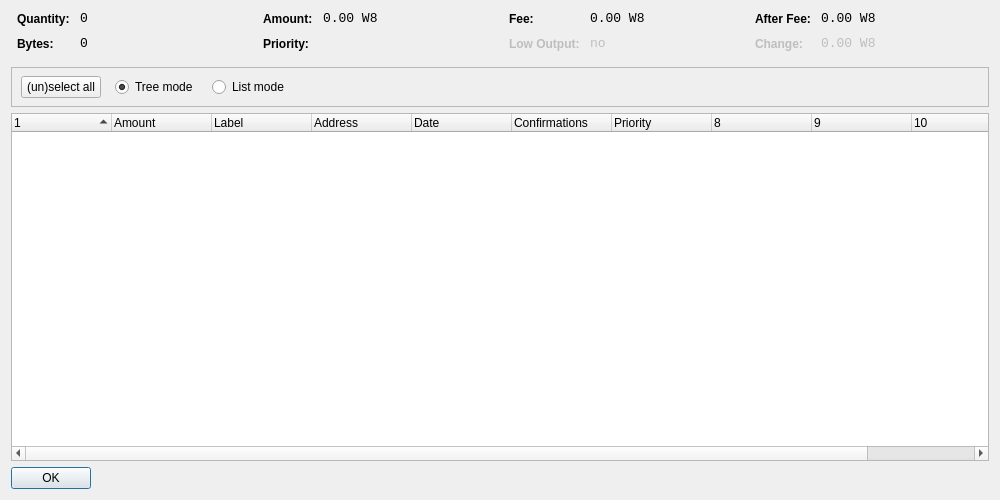
<?xml version="1.0" encoding="UTF-8"?>
<ui version="4.0">
 <class>CoinControlDialog</class>
 <widget class="QDialog" name="CoinControlDialog">
  <property name="geometry">
   <rect>
    <x>0</x>
    <y>0</y>
    <width>1000</width>
    <height>500</height>
   </rect>
  </property>
  <property name="windowTitle">
   <string>Coin Control</string>
  </property>
  <layout class="QVBoxLayout" name="verticalLayout">
   <item>
    <layout class="QHBoxLayout" name="horizontalLayoutTop" stretch="0,0,0,0">
     <property name="topMargin">
      <number>0</number>
     </property>
     <property name="bottomMargin">
      <number>10</number>
     </property>
     <item>
      <layout class="QFormLayout" name="formLayoutCoinControl1">
       <property name="horizontalSpacing">
        <number>10</number>
       </property>
       <property name="verticalSpacing">
        <number>10</number>
       </property>
       <property name="leftMargin">
        <number>6</number>
       </property>
       <property name="rightMargin">
        <number>6</number>
       </property>
       <item row="0" column="0">
        <widget class="QLabel" name="labelCoinControlQuantityText">
         <property name="styleSheet">
          <string notr="true">font-weight:bold;</string>
         </property>
         <property name="text">
          <string>Quantity:</string>
         </property>
        </widget>
       </item>
       <item row="0" column="1">
        <widget class="QLabel" name="labelCoinControlQuantity">
         <property name="font">
          <font>
           <family>Monospace</family>
           <pointsize>10</pointsize>
          </font>
         </property>
         <property name="cursor">
          <cursorShape>IBeamCursor</cursorShape>
         </property>
         <property name="contextMenuPolicy">
          <enum>Qt::ActionsContextMenu</enum>
         </property>
         <property name="text">
          <string notr="true">0</string>
         </property>
         <property name="textInteractionFlags">
          <set>Qt::LinksAccessibleByMouse|Qt::TextSelectableByKeyboard|Qt::TextSelectableByMouse</set>
         </property>
        </widget>
       </item>
       <item row="1" column="0">
        <widget class="QLabel" name="labelCoinControlBytesText">
         <property name="styleSheet">
          <string notr="true">font-weight:bold;</string>
         </property>
         <property name="text">
          <string>Bytes:</string>
         </property>
        </widget>
       </item>
       <item row="1" column="1">
        <widget class="QLabel" name="labelCoinControlBytes">
         <property name="font">
          <font>
           <family>Monospace</family>
           <pointsize>10</pointsize>
          </font>
         </property>
         <property name="cursor">
          <cursorShape>IBeamCursor</cursorShape>
         </property>
         <property name="contextMenuPolicy">
          <enum>Qt::ActionsContextMenu</enum>
         </property>
         <property name="text">
          <string notr="true">0</string>
         </property>
         <property name="textInteractionFlags">
          <set>Qt::LinksAccessibleByMouse|Qt::TextSelectableByKeyboard|Qt::TextSelectableByMouse</set>
         </property>
        </widget>
       </item>
      </layout>
     </item>
     <item>
      <layout class="QFormLayout" name="formLayoutCoinControl2">
       <property name="horizontalSpacing">
        <number>10</number>
       </property>
       <property name="verticalSpacing">
        <number>10</number>
       </property>
       <property name="leftMargin">
        <number>6</number>
       </property>
       <property name="rightMargin">
        <number>6</number>
       </property>
       <item row="0" column="0">
        <widget class="QLabel" name="labelCoinControlAmountText">
         <property name="styleSheet">
          <string notr="true">font-weight:bold;</string>
         </property>
         <property name="text">
          <string>Amount:</string>
         </property>
        </widget>
       </item>
       <item row="0" column="1">
        <widget class="QLabel" name="labelCoinControlAmount">
         <property name="font">
          <font>
           <family>Monospace</family>
           <pointsize>10</pointsize>
          </font>
         </property>
         <property name="cursor">
          <cursorShape>IBeamCursor</cursorShape>
         </property>
         <property name="contextMenuPolicy">
          <enum>Qt::ActionsContextMenu</enum>
         </property>
         <property name="text">
          <string notr="true">0.00 W8</string>
         </property>
         <property name="textInteractionFlags">
          <set>Qt::LinksAccessibleByMouse|Qt::TextSelectableByKeyboard|Qt::TextSelectableByMouse</set>
         </property>
        </widget>
       </item>
       <item row="1" column="0">
        <widget class="QLabel" name="labelCoinControlPriorityText">
         <property name="styleSheet">
          <string notr="true">font-weight:bold;</string>
         </property>
         <property name="text">
          <string>Priority:</string>
         </property>
        </widget>
       </item>
       <item row="1" column="1">
        <widget class="QLabel" name="labelCoinControlPriority">
         <property name="font">
          <font>
           <family>Monospace</family>
           <pointsize>10</pointsize>
          </font>
         </property>
         <property name="cursor">
          <cursorShape>IBeamCursor</cursorShape>
         </property>
         <property name="contextMenuPolicy">
          <enum>Qt::ActionsContextMenu</enum>
         </property>
         <property name="text">
          <string/>
         </property>
         <property name="textInteractionFlags">
          <set>Qt::LinksAccessibleByMouse|Qt::TextSelectableByKeyboard|Qt::TextSelectableByMouse</set>
         </property>
        </widget>
       </item>
      </layout>
     </item>
     <item>
      <layout class="QFormLayout" name="formLayoutCoinControl3">
       <property name="horizontalSpacing">
        <number>10</number>
       </property>
       <property name="verticalSpacing">
        <number>10</number>
       </property>
       <property name="leftMargin">
        <number>6</number>
       </property>
       <property name="rightMargin">
        <number>6</number>
       </property>
       <item row="0" column="0">
        <widget class="QLabel" name="labelCoinControlFeeText">
         <property name="styleSheet">
          <string notr="true">font-weight:bold;</string>
         </property>
         <property name="text">
          <string>Fee:</string>
         </property>
        </widget>
       </item>
       <item row="0" column="1">
        <widget class="QLabel" name="labelCoinControlFee">
         <property name="font">
          <font>
           <family>Monospace</family>
           <pointsize>10</pointsize>
          </font>
         </property>
         <property name="cursor">
          <cursorShape>IBeamCursor</cursorShape>
         </property>
         <property name="contextMenuPolicy">
          <enum>Qt::ActionsContextMenu</enum>
         </property>
         <property name="text">
          <string notr="true">0.00 W8</string>
         </property>
         <property name="textInteractionFlags">
          <set>Qt::LinksAccessibleByMouse|Qt::TextSelectableByKeyboard|Qt::TextSelectableByMouse</set>
         </property>
        </widget>
       </item>
       <item row="1" column="0">
        <widget class="QLabel" name="labelCoinControlLowOutputText">
         <property name="enabled">
          <bool>false</bool>
         </property>
         <property name="styleSheet">
          <string notr="true">font-weight:bold;</string>
         </property>
         <property name="text">
          <string>Low Output:</string>
         </property>
        </widget>
       </item>
       <item row="1" column="1">
        <widget class="QLabel" name="labelCoinControlLowOutput">
         <property name="enabled">
          <bool>false</bool>
         </property>
         <property name="font">
          <font>
           <family>Monospace</family>
           <pointsize>10</pointsize>
          </font>
         </property>
         <property name="cursor">
          <cursorShape>IBeamCursor</cursorShape>
         </property>
         <property name="contextMenuPolicy">
          <enum>Qt::ActionsContextMenu</enum>
         </property>
         <property name="text">
          <string notr="true">no</string>
         </property>
         <property name="textInteractionFlags">
          <set>Qt::LinksAccessibleByMouse|Qt::TextSelectableByKeyboard|Qt::TextSelectableByMouse</set>
         </property>
        </widget>
       </item>
      </layout>
     </item>
     <item>
      <layout class="QFormLayout" name="formLayoutCoinControl4">
       <property name="horizontalSpacing">
        <number>10</number>
       </property>
       <property name="verticalSpacing">
        <number>10</number>
       </property>
       <property name="leftMargin">
        <number>6</number>
       </property>
       <property name="rightMargin">
        <number>6</number>
       </property>
       <item row="0" column="0">
        <widget class="QLabel" name="labelCoinControlAfterFeeText">
         <property name="styleSheet">
          <string notr="true">font-weight:bold;</string>
         </property>
         <property name="text">
          <string>After Fee:</string>
         </property>
        </widget>
       </item>
       <item row="0" column="1">
        <widget class="QLabel" name="labelCoinControlAfterFee">
         <property name="font">
          <font>
           <family>Monospace</family>
           <pointsize>10</pointsize>
          </font>
         </property>
         <property name="cursor">
          <cursorShape>IBeamCursor</cursorShape>
         </property>
         <property name="contextMenuPolicy">
          <enum>Qt::ActionsContextMenu</enum>
         </property>
         <property name="text">
          <string notr="true">0.00 W8</string>
         </property>
         <property name="textInteractionFlags">
          <set>Qt::LinksAccessibleByMouse|Qt::TextSelectableByKeyboard|Qt::TextSelectableByMouse</set>
         </property>
        </widget>
       </item>
       <item row="1" column="0">
        <widget class="QLabel" name="labelCoinControlChangeText">
         <property name="enabled">
          <bool>false</bool>
         </property>
         <property name="styleSheet">
          <string notr="true">font-weight:bold;</string>
         </property>
         <property name="text">
          <string>Change:</string>
         </property>
        </widget>
       </item>
       <item row="1" column="1">
        <widget class="QLabel" name="labelCoinControlChange">
         <property name="enabled">
          <bool>false</bool>
         </property>
         <property name="font">
          <font>
           <family>Monospace</family>
           <pointsize>10</pointsize>
          </font>
         </property>
         <property name="cursor">
          <cursorShape>IBeamCursor</cursorShape>
         </property>
         <property name="contextMenuPolicy">
          <enum>Qt::ActionsContextMenu</enum>
         </property>
         <property name="text">
          <string notr="true">0.00 W8</string>
         </property>
         <property name="textInteractionFlags">
          <set>Qt::LinksAccessibleByMouse|Qt::TextSelectableByKeyboard|Qt::TextSelectableByMouse</set>
         </property>
        </widget>
       </item>
      </layout>
     </item>
    </layout>
   </item>
   <item>
    <widget class="QFrame" name="frame">
     <property name="minimumSize">
      <size>
       <width>0</width>
       <height>40</height>
      </size>
     </property>
     <property name="frameShape">
      <enum>QFrame::StyledPanel</enum>
     </property>
     <property name="frameShadow">
      <enum>QFrame::Sunken</enum>
     </property>
     <widget class="QWidget" name="horizontalLayoutWidget">
      <property name="geometry">
       <rect>
        <x>10</x>
        <y>0</y>
        <width>781</width>
        <height>41</height>
       </rect>
      </property>
      <layout class="QHBoxLayout" name="horizontalLayoutPanel" stretch="0,0,0,0,0">
       <property name="spacing">
        <number>14</number>
       </property>
       <item>
        <widget class="QPushButton" name="pushButtonSelectAll">
         <property name="sizePolicy">
          <sizepolicy hsizetype="Maximum" vsizetype="Fixed">
           <horstretch>0</horstretch>
           <verstretch>0</verstretch>
          </sizepolicy>
         </property>
         <property name="text">
          <string>(un)select all</string>
         </property>
        </widget>
       </item>
       <item>
        <widget class="QRadioButton" name="radioTreeMode">
         <property name="sizePolicy">
          <sizepolicy hsizetype="Maximum" vsizetype="Fixed">
           <horstretch>0</horstretch>
           <verstretch>0</verstretch>
          </sizepolicy>
         </property>
         <property name="text">
          <string>Tree mode</string>
         </property>
         <property name="checked">
          <bool>true</bool>
         </property>
        </widget>
       </item>
       <item>
        <widget class="QRadioButton" name="radioListMode">
         <property name="sizePolicy">
          <sizepolicy hsizetype="Maximum" vsizetype="Fixed">
           <horstretch>0</horstretch>
           <verstretch>0</verstretch>
          </sizepolicy>
         </property>
         <property name="text">
          <string>List mode</string>
         </property>
        </widget>
       </item>
       <item>
        <spacer name="horizontalSpacer">
         <property name="orientation">
          <enum>Qt::Horizontal</enum>
         </property>
         <property name="sizeHint" stdset="0">
          <size>
           <width>40</width>
           <height>20</height>
          </size>
         </property>
        </spacer>
       </item>
      </layout>
     </widget>
    </widget>
   </item>
   <item>
    <widget class="CoinControlTreeWidget" name="treeWidget">
     <property name="contextMenuPolicy">
      <enum>Qt::CustomContextMenu</enum>
     </property>
     <property name="sortingEnabled">
      <bool>false</bool>
     </property>
     <property name="columnCount">
      <number>11</number>
     </property>
     <attribute name="headerShowSortIndicator" stdset="0">
      <bool>true</bool>
     </attribute>
     <attribute name="headerStretchLastSection">
      <bool>false</bool>
     </attribute>
     <column>
      <property name="text">
       <string/>
      </property>
     </column>
     <column>
      <property name="text">
       <string>Amount</string>
      </property>
     </column>
     <column>
      <property name="text">
       <string>Label</string>
      </property>
     </column>
     <column>
      <property name="text">
       <string>Address</string>
      </property>
     </column>
     <column>
      <property name="text">
       <string>Date</string>
      </property>
     </column>
     <column>
      <property name="text">
       <string>Confirmations</string>
      </property>
      <property name="toolTip">
       <string>Confirmed</string>
      </property>
     </column>
     <column>
      <property name="text">
       <string>Priority</string>
      </property>
     </column>
     <column>
      <property name="text">
       <string/>
      </property>
     </column>
     <column>
      <property name="text">
       <string/>
      </property>
     </column>
     <column>
      <property name="text">
       <string/>
      </property>
     </column>
     <column>
      <property name="text">
       <string/>
      </property>
     </column>
    </widget>
   </item>
   <item>
    <widget class="QDialogButtonBox" name="buttonBox">
     <property name="sizePolicy">
      <sizepolicy hsizetype="Maximum" vsizetype="Fixed">
       <horstretch>0</horstretch>
       <verstretch>0</verstretch>
      </sizepolicy>
     </property>
     <property name="orientation">
      <enum>Qt::Horizontal</enum>
     </property>
     <property name="standardButtons">
      <set>QDialogButtonBox::Ok</set>
     </property>
    </widget>
   </item>
  </layout>
 </widget>
 <customwidgets>
  <customwidget>
   <class>CoinControlTreeWidget</class>
   <extends>QTreeWidget</extends>
   <header>coincontroltreewidget.h</header>
  </customwidget>
 </customwidgets>
 <resources/>
 <connections/>
</ui>
